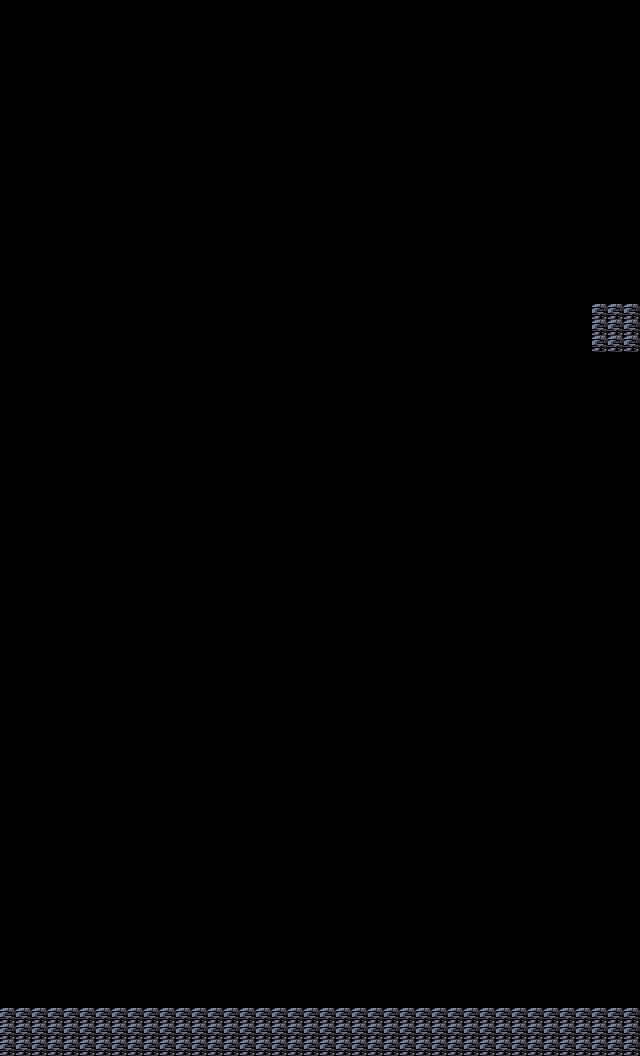

The image is a tile-based game level rendered from a .tmx file. Its description and complete source (layers, tilesets, objects, tile grids) follow:
An orthogonal 40x66 tile map with 16x16 px tiles, 1 tile layer (Collision).

<map version="1.10" tiledversion="1.10.2" orientation="orthogonal" renderorder="right-down" width="40" height="66" tilewidth="16" tileheight="16" infinite="0" nextlayerid="2" nextobjectid="1">
 <tileset firstgid="1" source="../tileset/tileset.tsx" />
 <layer id="1" name="Collision" width="40" height="66">
  <data encoding="csv">
0,0,0,0,0,0,0,0,0,0,0,0,0,0,0,0,0,0,0,0,0,0,0,0,0,0,0,0,0,0,0,0,0,0,0,0,0,0,0,0,
0,0,0,0,0,0,0,0,0,0,0,0,0,0,0,0,0,0,0,0,0,0,0,0,0,0,0,0,0,0,0,0,0,0,0,0,0,0,0,0,
0,0,0,0,0,0,0,0,0,0,0,0,0,0,0,0,0,0,0,0,0,0,0,0,0,0,0,0,0,0,0,0,0,0,0,0,0,0,0,0,
0,0,0,0,0,0,0,0,0,0,0,0,0,0,0,0,0,0,0,0,0,0,0,0,0,0,0,0,0,0,0,0,0,0,0,0,0,0,0,0,
0,0,0,0,0,0,0,0,0,0,0,0,0,0,0,0,0,0,0,0,0,0,0,0,0,0,0,0,0,0,0,0,0,0,0,0,0,0,0,0,
0,0,0,0,0,0,0,0,0,0,0,0,0,0,0,0,0,0,0,0,0,0,0,0,0,0,0,0,0,0,0,0,0,0,0,0,0,0,0,0,
0,0,0,0,0,0,0,0,0,0,0,0,0,0,0,0,0,0,0,0,0,0,0,0,0,0,0,0,0,0,0,0,0,0,0,0,0,0,0,0,
0,0,0,0,0,0,0,0,0,0,0,0,0,0,0,0,0,0,0,0,0,0,0,0,0,0,0,0,0,0,0,0,0,0,0,0,0,0,0,0,
0,0,0,0,0,0,0,0,0,0,0,0,0,0,0,0,0,0,0,0,0,0,0,0,0,0,0,0,0,0,0,0,0,0,0,0,0,0,0,0,
0,0,0,0,0,0,0,0,0,0,0,0,0,0,0,0,0,0,0,0,0,0,0,0,0,0,0,0,0,0,0,0,0,0,0,0,0,0,0,0,
0,0,0,0,0,0,0,0,0,0,0,0,0,0,0,0,0,0,0,0,0,0,0,0,0,0,0,0,0,0,0,0,0,0,0,0,0,0,0,0,
0,0,0,0,0,0,0,0,0,0,0,0,0,0,0,0,0,0,0,0,0,0,0,0,0,0,0,0,0,0,0,0,0,0,0,0,0,0,0,0,
0,0,0,0,0,0,0,0,0,0,0,0,0,0,0,0,0,0,0,0,0,0,0,0,0,0,0,0,0,0,0,0,0,0,0,0,0,0,0,0,
0,0,0,0,0,0,0,0,0,0,0,0,0,0,0,0,0,0,0,0,0,0,0,0,0,0,0,0,0,0,0,0,0,0,0,0,0,0,0,0,
0,0,0,0,0,0,0,0,0,0,0,0,0,0,0,0,0,0,0,0,0,0,0,0,0,0,0,0,0,0,0,0,0,0,0,0,0,0,0,0,
0,0,0,0,0,0,0,0,0,0,0,0,0,0,0,0,0,0,0,0,0,0,0,0,0,0,0,0,0,0,0,0,0,0,0,0,0,0,0,0,
0,0,0,0,0,0,0,0,0,0,0,0,0,0,0,0,0,0,0,0,0,0,0,0,0,0,0,0,0,0,0,0,0,0,0,0,0,0,0,0,
0,0,0,0,0,0,0,0,0,0,0,0,0,0,0,0,0,0,0,0,0,0,0,0,0,0,0,0,0,0,0,0,0,0,0,0,0,0,0,0,
0,0,0,0,0,0,0,0,0,0,0,0,0,0,0,0,0,0,0,0,0,0,0,0,0,0,0,0,0,0,0,0,0,0,0,0,0,0,0,0,
0,0,0,0,0,0,0,0,0,0,0,0,0,0,0,0,0,0,0,0,0,0,0,0,0,0,0,0,0,0,0,0,0,0,0,0,0,1,1,1,
0,0,0,0,0,0,0,0,0,0,0,0,0,0,0,0,0,0,0,0,0,0,0,0,0,0,0,0,0,0,0,0,0,0,0,0,0,1,1,1,
0,0,0,0,0,0,0,0,0,0,0,0,0,0,0,0,0,0,0,0,0,0,0,0,0,0,0,0,0,0,0,0,0,0,0,0,0,1,1,1,
0,0,0,0,0,0,0,0,0,0,0,0,0,0,0,0,0,0,0,0,0,0,0,0,0,0,0,0,0,0,0,0,0,0,0,0,0,0,0,0,
0,0,0,0,0,0,0,0,0,0,0,0,0,0,0,0,0,0,0,0,0,0,0,0,0,0,0,0,0,0,0,0,0,0,0,0,0,0,0,0,
0,0,0,0,0,0,0,0,0,0,0,0,0,0,0,0,0,0,0,0,0,0,0,0,0,0,0,0,0,0,0,0,0,0,0,0,0,0,0,0,
0,0,0,0,0,0,0,0,0,0,0,0,0,0,0,0,0,0,0,0,0,0,0,0,0,0,0,0,0,0,0,0,0,0,0,0,0,0,0,0,
0,0,0,0,0,0,0,0,0,0,0,0,0,0,0,0,0,0,0,0,0,0,0,0,0,0,0,0,0,0,0,0,0,0,0,0,0,0,0,0,
0,0,0,0,0,0,0,0,0,0,0,0,0,0,0,0,0,0,0,0,0,0,0,0,0,0,0,0,0,0,0,0,0,0,0,0,0,0,0,0,
0,0,0,0,0,0,0,0,0,0,0,0,0,0,0,0,0,0,0,0,0,0,0,0,0,0,0,0,0,0,0,0,0,0,0,0,0,0,0,0,
0,0,0,0,0,0,0,0,0,0,0,0,0,0,0,0,0,0,0,0,0,0,0,0,0,0,0,0,0,0,0,0,0,0,0,0,0,0,0,0,
0,0,0,0,0,0,0,0,0,0,0,0,0,0,0,0,0,0,0,0,0,0,0,0,0,0,0,0,0,0,0,0,0,0,0,0,0,0,0,0,
0,0,0,0,0,0,0,0,0,0,0,0,0,0,0,0,0,0,0,0,0,0,0,0,0,0,0,0,0,0,0,0,0,0,0,0,0,0,0,0,
0,0,0,0,0,0,0,0,0,0,0,0,0,0,0,0,0,0,0,0,0,0,0,0,0,0,0,0,0,0,0,0,0,0,0,0,0,0,0,0,
0,0,0,0,0,0,0,0,0,0,0,0,0,0,0,0,0,0,0,0,0,0,0,0,0,0,0,0,0,0,0,0,0,0,0,0,0,0,0,0,
0,0,0,0,0,0,0,0,0,0,0,0,0,0,0,0,0,0,0,0,0,0,0,0,0,0,0,0,0,0,0,0,0,0,0,0,0,0,0,0,
0,0,0,0,0,0,0,0,0,0,0,0,0,0,0,0,0,0,0,0,0,0,0,0,0,0,0,0,0,0,0,0,0,0,0,0,0,0,0,0,
0,0,0,0,0,0,0,0,0,0,0,0,0,0,0,0,0,0,0,0,0,0,0,0,0,0,0,0,0,0,0,0,0,0,0,0,0,0,0,0,
0,0,0,0,0,0,0,0,0,0,0,0,0,0,0,0,0,0,0,0,0,0,0,0,0,0,0,0,0,0,0,0,0,0,0,0,0,0,0,0,
0,0,0,0,0,0,0,0,0,0,0,0,0,0,0,0,0,0,0,0,0,0,0,0,0,0,0,0,0,0,0,0,0,0,0,0,0,0,0,0,
0,0,0,0,0,0,0,0,0,0,0,0,0,0,0,0,0,0,0,0,0,0,0,0,0,0,0,0,0,0,0,0,0,0,0,0,0,0,0,0,
0,0,0,0,0,0,0,0,0,0,0,0,0,0,0,0,0,0,0,0,0,0,0,0,0,0,0,0,0,0,0,0,0,0,0,0,0,0,0,0,
0,0,0,0,0,0,0,0,0,0,0,0,0,0,0,0,0,0,0,0,0,0,0,0,0,0,0,0,0,0,0,0,0,0,0,0,0,0,0,0,
0,0,0,0,0,0,0,0,0,0,0,0,0,0,0,0,0,0,0,0,0,0,0,0,0,0,0,0,0,0,0,0,0,0,0,0,0,0,0,0,
0,0,0,0,0,0,0,0,0,0,0,0,0,0,0,0,0,0,0,0,0,0,0,0,0,0,0,0,0,0,0,0,0,0,0,0,0,0,0,0,
0,0,0,0,0,0,0,0,0,0,0,0,0,0,0,0,0,0,0,0,0,0,0,0,0,0,0,0,0,0,0,0,0,0,0,0,0,0,0,0,
0,0,0,0,0,0,0,0,0,0,0,0,0,0,0,0,0,0,0,0,0,0,0,0,0,0,0,0,0,0,0,0,0,0,0,0,0,0,0,0,
0,0,0,0,0,0,0,0,0,0,0,0,0,0,0,0,0,0,0,0,0,0,0,0,0,0,0,0,0,0,0,0,0,0,0,0,0,0,0,0,
0,0,0,0,0,0,0,0,0,0,0,0,0,0,0,0,0,0,0,0,0,0,0,0,0,0,0,0,0,0,0,0,0,0,0,0,0,0,0,0,
0,0,0,0,0,0,0,0,0,0,0,0,0,0,0,0,0,0,0,0,0,0,0,0,0,0,0,0,0,0,0,0,0,0,0,0,0,0,0,0,
0,0,0,0,0,0,0,0,0,0,0,0,0,0,0,0,0,0,0,0,0,0,0,0,0,0,0,0,0,0,0,0,0,0,0,0,0,0,0,0,
0,0,0,0,0,0,0,0,0,0,0,0,0,0,0,0,0,0,0,0,0,0,0,0,0,0,0,0,0,0,0,0,0,0,0,0,0,0,0,0,
0,0,0,0,0,0,0,0,0,0,0,0,0,0,0,0,0,0,0,0,0,0,0,0,0,0,0,0,0,0,0,0,0,0,0,0,0,0,0,0,
0,0,0,0,0,0,0,0,0,0,0,0,0,0,0,0,0,0,0,0,0,0,0,0,0,0,0,0,0,0,0,0,0,0,0,0,0,0,0,0,
0,0,0,0,0,0,0,0,0,0,0,0,0,0,0,0,0,0,0,0,0,0,0,0,0,0,0,0,0,0,0,0,0,0,0,0,0,0,0,0,
0,0,0,0,0,0,0,0,0,0,0,0,0,0,0,0,0,0,0,0,0,0,0,0,0,0,0,0,0,0,0,0,0,0,0,0,0,0,0,0,
0,0,0,0,0,0,0,0,0,0,0,0,0,0,0,0,0,0,0,0,0,0,0,0,0,0,0,0,0,0,0,0,0,0,0,0,0,0,0,0,
0,0,0,0,0,0,0,0,0,0,0,0,0,0,0,0,0,0,0,0,0,0,0,0,0,0,0,0,0,0,0,0,0,0,0,0,0,0,0,0,
0,0,0,0,0,0,0,0,0,0,0,0,0,0,0,0,0,0,0,0,0,0,0,0,0,0,0,0,0,0,0,0,0,0,0,0,0,0,0,0,
0,0,0,0,0,0,0,0,0,0,0,0,0,0,0,0,0,0,0,0,0,0,0,0,0,0,0,0,0,0,0,0,0,0,0,0,0,0,0,0,
0,0,0,0,0,0,0,0,0,0,0,0,0,0,0,0,0,0,0,0,0,0,0,0,0,0,0,0,0,0,0,0,0,0,0,0,0,0,0,0,
0,0,0,0,0,0,0,0,0,0,0,0,0,0,0,0,0,0,0,0,0,0,0,0,0,0,0,0,0,0,0,0,0,0,0,0,0,0,0,0,
0,0,0,0,0,0,0,0,0,0,0,0,0,0,0,0,0,0,0,0,0,0,0,0,0,0,0,0,0,0,0,0,0,0,0,0,0,0,0,0,
0,0,0,0,0,0,0,0,0,0,0,0,0,0,0,0,0,0,0,0,0,0,0,0,0,0,0,0,0,0,0,0,0,0,0,0,0,0,0,0,
1,1,1,1,1,1,1,1,1,1,1,1,1,1,1,1,1,1,1,1,1,1,1,1,1,1,1,1,1,1,1,1,1,1,1,1,1,1,1,1,
1,1,1,1,1,1,1,1,1,1,1,1,1,1,1,1,1,1,1,1,1,1,1,1,1,1,1,1,1,1,1,1,1,1,1,1,1,1,1,1,
1,1,1,1,1,1,1,1,1,1,1,1,1,1,1,1,1,1,1,1,1,1,1,1,1,1,1,1,1,1,1,1,1,1,1,1,1,1,1,1
</data>
 </layer>
</map>
